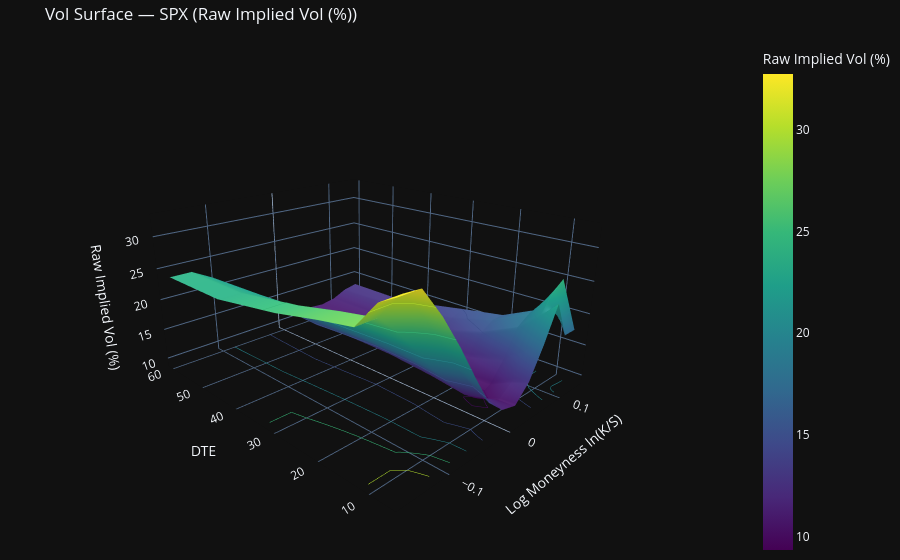
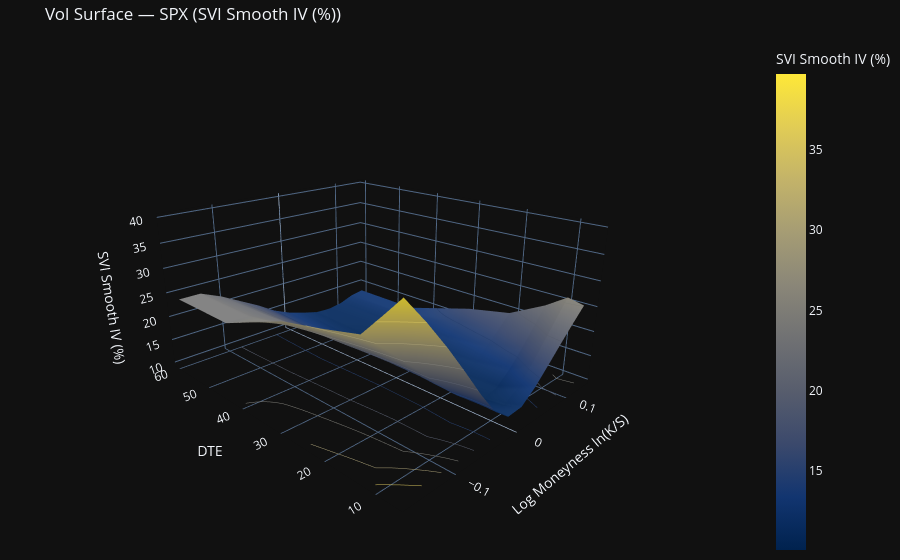
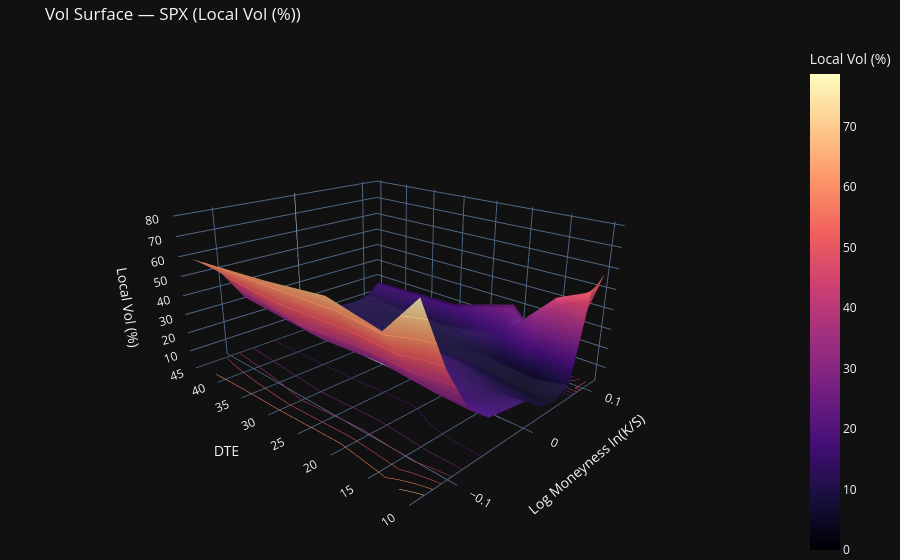

Write notebook code for charts like these, in order.
### Code cell
def _misprice_markers(data, x, y, z):
    rows = [
        a for a in (data.get("anomalies") or [])
        if a.get("ks") is not None and a.get("dte") is not None and a.get("surface") == "iv"
    ]
    if not rows:
        return None
    xs, ys, zs, text = [], [], [], []
    for a in rows:
        di = int(np.argmin(np.abs(np.asarray(y) - a["dte"])))
        ki = int(np.argmin(np.abs(np.asarray(x) - a["ks"])))
        xs.append(np.log(a["ks"]))
        ys.append(a["dte"])
        zs.append(z[di][ki] + 0.5)
        text.append(f"{a.get('kind')}: {a.get('detail', '')}")
    return go.Scatter3d(
        x=xs, y=ys, z=zs, mode="markers", name="Mispriced",
        marker=dict(size=5, color="#ff4d4f", symbol="diamond"),
        text=text, hovertemplate="%{text}<br>Log(K/S): %{x:.2f}<br>DTE: %{y:.0f}<extra></extra>",
    )


def _draw_vol_surface(x, y, z, title, colorscale, markers=None):
    fig = go.Figure()
    if len(y) == 1:
        fig.add_trace(go.Scatter3d(
            x=np.log(x), y=[y[0]] * len(x), z=z[0], mode="lines+markers",
            line=dict(color="#2a6cff", width=6),
            marker=dict(color=z[0], colorscale=colorscale, size=4, colorbar=dict(title=title)),
            hovertemplate="Log(K/S): %{x:.2f}<br>DTE: %{y:.0f}d<br>Vol: %{z:.1f}%<extra></extra>",
        ))
    else:
        fig.add_trace(go.Surface(
            x=np.log(x), y=y, z=z, colorscale=colorscale, colorbar=dict(title=title),
            hovertemplate="Log(K/S): %{x:.2f}<br>DTE: %{y:.0f}d<br>Vol: %{z:.1f}%<extra></extra>",
            contours=dict(z=dict(show=True, usecolormap=True, highlightcolor="lime", project=dict(z=True))),
        ))
    if markers is not None:
        fig.add_trace(markers)
    fig.update_layout(
        title=f"Vol Surface — {INDEX} ({title})",
        template="plotly_dark",
        height=560, margin=dict(l=0, r=0, t=40, b=0),
        scene=dict(
            xaxis_title="Log Moneyness ln(K/S)", yaxis_title="DTE", zaxis_title=title,
            camera=dict(eye=dict(x=-1.5, y=-1.5, z=0.8)),
            aspectmode="manual", aspectratio=dict(x=1.0, y=1.2, z=0.6),
        ),
    )
    fig.show()


def plot_surfaces(data):
    x, y = data["surface_x"], data["surface_y"]
    raw = data["surface_z"]
    smooth = data.get("surface_sv") or raw
    _draw_vol_surface(x, y, raw, "Raw Implied Vol (%)", "Viridis", _misprice_markers(data, x, y, raw))
    _draw_vol_surface(x, y, smooth, "SVI Smooth IV (%)", "Cividis", None)
    if data.get("local_vol_available"):
        _draw_vol_surface(x, y, data["surface_w"], "Local Vol (%)", "Magma", None)
    else:
        print("Local vol needs at least two live expiries.")


plot_surfaces(data)

### Figure 1 — Plotly figure (JSON) as saved in the notebook; plotly's stock layout.template omitted (floating-point values rounded to 4 significant figures)
{"data": [{"colorbar": {"title": {"text": "Raw Implied Vol (%)"}}, "colorscale": [[0, "#440154"], [0.1111, "#482878"], [0.2222, "#3e4989"], [0.3333, "#31688e"], [0.4444, "#26828e"], [0.5556, "#1f9e89"], [0.6667, "#35b779"], [0.7778, "#6ece58"], [0.8889, "#b5de2b"], [1, "#fde725"]], "contours": {"z": {"highlightcolor": "lime", "project": {"z": true}, "show": true, "usecolormap": true}}, "hovertemplate": "Log(K/S): %{x:.2f}<br>DTE: %{y:.0f}d<br>Vol: %{z:.1f}%<extra></extra>", "type": "surface", "x": [-0.1625, -0.1335, -0.1054, -0.07796, -0.05129, -0.02532, 0.0, 0.02469, 0.04879, 0.07232, 0.09531, 0.1178, 0.1398], "y": [7, 10, 14, 21, 30, 45, 60], "z": [[32.74, 32.74, 28.59, 23.77, 18.58, 13.77, 11.38, 10.73, 13.2, 17.77, 23.05, 17.38, 17.38], [31.48, 31.48, 27.8, 23.07, 18.73, 15.17, 12.06, 10.54, 12.25, 16.14, 20.47, 23.08, 24.66], [27.71, 27.71, 24.62, 20.98, 17.17, 14.12, 11.24, 9.354, 10.56, 13.47, 17.59, 18.87, 18.87], [26.77, 26.77, 23.97, 20.84, 17.63, 14.9, 12.0, 11.0, 10.18, 11.88, 14.94, 16.2, 16.2], [25.34, 25.34, 23.04, 20.43, 17.62, 15.18, 12.63, 11.45, 10.48, 11.07, 12.88, 14.27, 15.03], [23.65, 23.65, 22.32, 19.74, 17.27, 14.51, 12.86, 11.24, 10.59, 10.88, 11.42, 12.92, 12.92], [23.7, 23.7, 21.89, 19.64, 17.47, 15.05, 13.39, 12.25, 11.28, 11.05, 11.49, 12.56, 13.02]]}], "layout": {"height": 560, "margin": {"b": 0, "l": 0, "r": 0, "t": 40}, "scene": {"aspectmode": "manual", "aspectratio": {"x": 1, "y": 1.2, "z": 0.6}, "camera": {"eye": {"x": -1.5, "y": -1.5, "z": 0.8}}, "xaxis": {"title": {"text": "Log Moneyness ln(K/S)"}}, "yaxis": {"title": {"text": "DTE"}}, "zaxis": {"title": {"text": "Raw Implied Vol (%)"}}}, "title": {"text": "Vol Surface — SPX (Raw Implied Vol (%))"}}}

### Figure 2 — Plotly figure (JSON) as saved in the notebook; plotly's stock layout.template omitted (floating-point values rounded to 4 significant figures)
{"data": [{"colorbar": {"title": {"text": "SVI Smooth IV (%)"}}, "colorscale": [[0, "#00224e"], [0.1111, "#123570"], [0.2222, "#3b496c"], [0.3333, "#575d6d"], [0.4444, "#707173"], [0.5556, "#8a8678"], [0.6667, "#a59c74"], [0.7778, "#c3b369"], [0.8889, "#e1cc55"], [1, "#fee838"]], "contours": {"z": {"highlightcolor": "lime", "project": {"z": true}, "show": true, "usecolormap": true}}, "hovertemplate": "Log(K/S): %{x:.2f}<br>DTE: %{y:.0f}d<br>Vol: %{z:.1f}%<extra></extra>", "type": "surface", "x": [-0.1625, -0.1335, -0.1054, -0.07796, -0.05129, -0.02532, 0.0, 0.02469, 0.04879, 0.07232, 0.09531, 0.1178, 0.1398], "y": [7, 10, 14, 21, 30, 45, 60], "z": [[39.74, 34.88, 29.72, 24.31, 18.87, 14.09, 11.32, 11.57, 13.85, 16.78, 19.73, 22.53, 25.13], [36.51, 32.08, 27.52, 22.88, 18.32, 14.2, 11.29, 10.66, 12.44, 15.52, 19.01, 22.49, 25.83], [32.3, 28.58, 24.81, 21.03, 17.34, 13.95, 11.29, 10.07, 10.81, 13.11, 16.2, 19.59, 23.02], [30.72, 27.49, 24.2, 20.88, 17.61, 14.55, 12.05, 10.59, 10.62, 11.99, 14.15, 16.64, 19.19], [28.96, 26.09, 23.18, 20.27, 17.42, 14.74, 12.46, 10.9, 10.43, 11.17, 12.81, 14.97, 17.34], [23.65, 23.65, 22.32, 19.74, 17.27, 14.51, 12.86, 11.24, 10.59, 10.88, 11.42, 12.92, 12.92], [23.7, 23.7, 21.89, 19.64, 17.47, 15.05, 13.39, 12.25, 11.28, 11.05, 11.49, 12.56, 13.02]]}], "layout": {"height": 560, "margin": {"b": 0, "l": 0, "r": 0, "t": 40}, "scene": {"aspectmode": "manual", "aspectratio": {"x": 1, "y": 1.2, "z": 0.6}, "camera": {"eye": {"x": -1.5, "y": -1.5, "z": 0.8}}, "xaxis": {"title": {"text": "Log Moneyness ln(K/S)"}}, "yaxis": {"title": {"text": "DTE"}}, "zaxis": {"title": {"text": "SVI Smooth IV (%)"}}}, "title": {"text": "Vol Surface — SPX (SVI Smooth IV (%))"}}}

### Figure 3 — Plotly figure (JSON) as saved in the notebook; plotly's stock layout.template omitted (floating-point values rounded to 4 significant figures)
{"data": [{"colorbar": {"title": {"text": "Local Vol (%)"}}, "colorscale": [[0, "#000004"], [0.1111, "#180f3d"], [0.2222, "#440f76"], [0.3333, "#721f81"], [0.4444, "#9e2f7f"], [0.5556, "#cd4071"], [0.6667, "#f1605d"], [0.7778, "#fd9668"], [0.8889, "#feca8d"], [1, "#fcfdbf"]], "contours": {"z": {"highlightcolor": "lime", "project": {"z": true}, "show": true, "usecolormap": true}}, "hovertemplate": "Log(K/S): %{x:.2f}<br>DTE: %{y:.0f}d<br>Vol: %{z:.1f}%<extra></extra>", "type": "surface", "x": [-0.1625, -0.1335, -0.1054, -0.07796, -0.05129, -0.02532, 0.0, 0.02469, 0.04879, 0.07232, 0.09531, 0.1178, 0.1398], "y": [7, 10, 14, 21, 30, 45, 60], "z": [[null, null, null, null, null, null, null, null, null, null, null, null, null], [null, 78.71, 48.33, 26.85, 17.69, 16.13, 14.57, 6.905, 3.903, 8.945, 51.17, 57.7, null], [null, 61.9, 42.42, 27.44, 18.0, 14.09, 12.05, 8.56, 4.302, 5.265, 43.96, 0, null], [null, 66.92, 43.66, 29.84, 22.57, 17.55, 14.88, 12.77, 7.179, 6.543, 15.71, 30.86, null], [null, 63.34, 40.3, 28.2, 21.74, 16.28, 14.37, 11.47, 8.551, 7.379, 8.894, 20.04, null], [null, 59.13, 50.06, 32.16, 21.49, 15.59, 13.97, 12.01, 10.32, 9.478, 10.52, 17.64, null], [null, null, null, null, null, null, null, null, null, null, null, null, null]]}], "layout": {"height": 560, "margin": {"b": 0, "l": 0, "r": 0, "t": 40}, "scene": {"aspectmode": "manual", "aspectratio": {"x": 1, "y": 1.2, "z": 0.6}, "camera": {"eye": {"x": -1.5, "y": -1.5, "z": 0.8}}, "xaxis": {"title": {"text": "Log Moneyness ln(K/S)"}}, "yaxis": {"title": {"text": "DTE"}}, "zaxis": {"title": {"text": "Local Vol (%)"}}}, "title": {"text": "Vol Surface — SPX (Local Vol (%))"}}}
